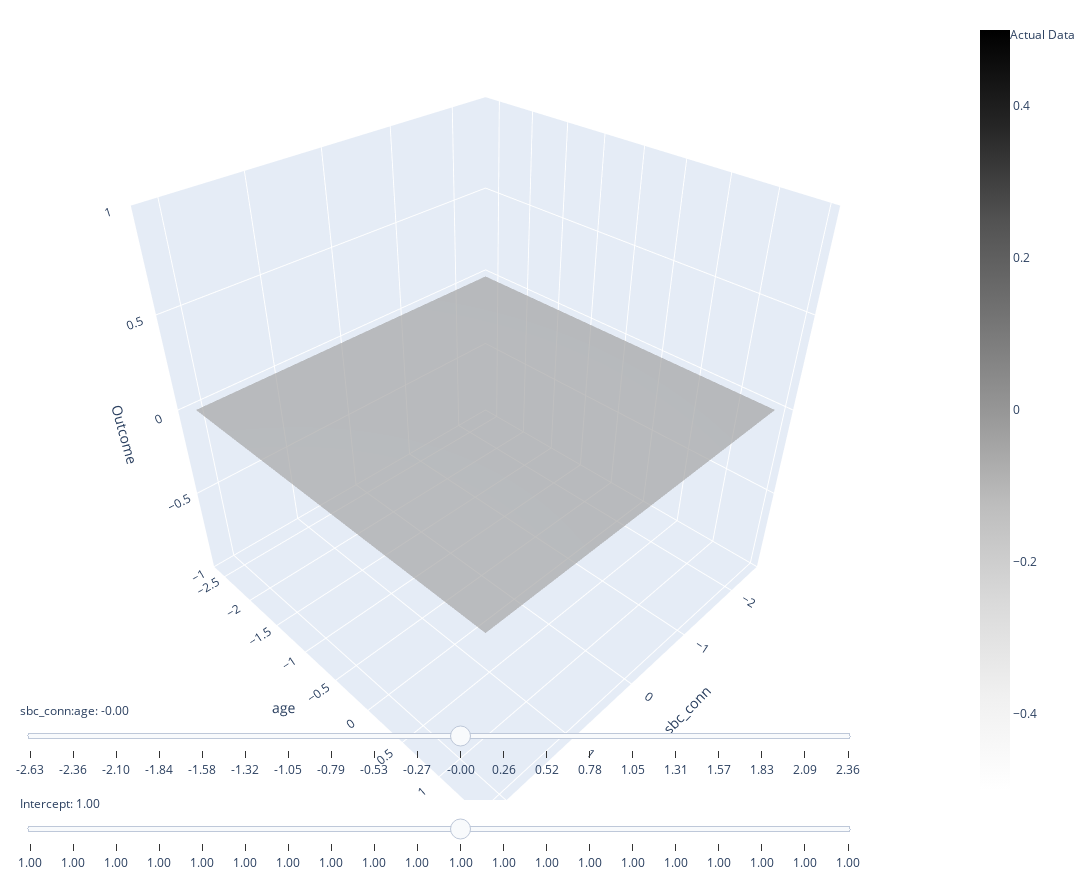

Notebook code cell kept with this figure:
### Code cell
# Prepare X and y for the regressor
from calvin_utils.statistical_utils.response_surface_utils.general_response_surface import GeneralModelPlot
gmp = GeneralModelPlot(model_predict=sr.predict_chosen, X_data=X, Y_data=y, feature_names=list(design_matrix.columns))
gmp.plot_with_sliders(num_slices=50, var_idx1=1, var_idx2=2, limit_z=False)

### Figure 1 — Plotly figure (JSON) as saved in the notebook; plotly's stock layout.template omitted (floating-point values rounded to 4 significant figures; data arrays with more than 128 entries replaced by an {"elided": "..."} marker saying what was removed)
{"data": [{"colorscale": [[0, "rgb(255,255,255)"], [0.125, "rgb(240,240,240)"], [0.25, "rgb(217,217,217)"], [0.375, "rgb(189,189,189)"], [0.5, "rgb(150,150,150)"], [0.625, "rgb(115,115,115)"], [0.75, "rgb(82,82,82)"], [0.875, "rgb(37,37,37)"], [1, "rgb(0,0,0)"]], "opacity": 0.7, "type": "surface", "x": {"elided": "50x50 float values"}, "y": {"elided": "50x50 float values"}, "z": {"elided": "50x50 float values"}}, {"marker": {"color": "red", "size": 5}, "mode": "markers", "name": "Actual Data", "type": "scatter3d", "x": [0.3769, -1.873, -1.738, 0.7748, -0.5832, 1.041, 0.2968, -2.437, 2.146, -0.9508, -0.07075, 0.3597, 1.17, 0.68, -0.6964, 1.617, -0.1587, -0.4231, 0.6302, 0.9475, 0.5985, -0.1117, 1.268, 1.016, 0.0532, 1.085, 0.5604, -0.7887, -0.2854, 0.2269, 0.5069, -0.7094, -0.5701, 0.6635, -0.5897, 0.4989, 0.05844, 0.3336, 1.23, 1.973, 0.2755, 0.001499, -1.06, -1.611, -0.4275, -1.066, -0.8666, -0.5297, -1.652, -1.192], "y": [1.078, 0.8248, 1.331, 0.4453, 1.204, -2.085, -1.073, 1.078, 0.8248, 1.457, 0.4453, 1.204, 0.5718, 0.6983, -1.199, 0.5718, -1.326, -1.326, -0.1872, 0.8248, 0.06578, -0.1872, 0.1923, 0.5718, 0.8248, 0.1923, 0.6983, -0.8197, -2.591, -1.199, 0.5718, 0.06578, 0.9513, -1.958, -0.06072, -0.9462, -0.06072, 0.1923, 0.1923, -0.6932, 0.5718, 0.5718, -0.9462, -0.4402, -0.1872, -2.211, -0.3137, 1.078, 1.204, -0.6932], "z": [[-0.781], [0.6887], [0.5877], [1.017], [-1.126], [-3.559], [0.6369], [-0.3925], [0.8502], [-0.5371], [0.8646], [0.8502], [0.7354], [1.111], [-1.454], [0.5384], [-0.8625], [-0.2099], [1.344], [0.8646], [-0.09174], [0.5877], [-0.003118], [0.3046], [-0.8459], [-1.332], [-0.04004], [0.3477], [1.863], [-2.16], [0.6455], [0.161], [-0.9447], [0.6708], [-0.02644], [-0.2629], [0.4019], [-0.5053], [0.9284], [1.597], [-1.014], [0.1061], [0.1323], [0.4173], [-0.05992], [0.5177], [-1.941], [-0.8971], [-0.01654], [0.2923]]}, {"line": {"color": "blue", "dash": "dash"}, "mode": "lines", "showlegend": false, "type": "scatter3d", "x": [0.3769, 0.3769], "y": [1.078, 1.078], "z": [[-0.781], 9.631e-06]}, {"line": {"color": "blue", "dash": "dash"}, "mode": "lines", "showlegend": false, "type": "scatter3d", "x": [-1.873, -1.873], "y": [0.8248, 0.8248], "z": [[0.6887], 9.631e-06]}, {"line": {"color": "blue", "dash": "dash"}, "mode": "lines", "showlegend": false, "type": "scatter3d", "x": [-1.738, -1.738], "y": [1.331, 1.331], "z": [[0.5877], 9.631e-06]}, {"line": {"color": "blue", "dash": "dash"}, "mode": "lines", "showlegend": false, "type": "scatter3d", "x": [0.7748, 0.7748], "y": [0.4453, 0.4453], "z": [[1.017], 9.631e-06]}, {"line": {"color": "blue", "dash": "dash"}, "mode": "lines", "showlegend": false, "type": "scatter3d", "x": [-0.5832, -0.5832], "y": [1.204, 1.204], "z": [[-1.126], 9.631e-06]}, {"line": {"color": "blue", "dash": "dash"}, "mode": "lines", "showlegend": false, "type": "scatter3d", "x": [1.041, 1.041], "y": [-2.085, -2.085], "z": [[-3.559], 9.631e-06]}, {"line": {"color": "blue", "dash": "dash"}, "mode": "lines", "showlegend": false, "type": "scatter3d", "x": [0.2968, 0.2968], "y": [-1.073, -1.073], "z": [[0.6369], 9.631e-06]}, {"line": {"color": "blue", "dash": "dash"}, "mode": "lines", "showlegend": false, "type": "scatter3d", "x": [-2.437, -2.437], "y": [1.078, 1.078], "z": [[-0.3925], 9.631e-06]}, {"line": {"color": "blue", "dash": "dash"}, "mode": "lines", "showlegend": false, "type": "scatter3d", "x": [2.146, 2.146], "y": [0.8248, 0.8248], "z": [[0.8502], 9.631e-06]}, {"line": {"color": "blue", "dash": "dash"}, "mode": "lines", "showlegend": false, "type": "scatter3d", "x": [-0.9508, -0.9508], "y": [1.457, 1.457], "z": [[-0.5371], 9.631e-06]}, {"line": {"color": "blue", "dash": "dash"}, "mode": "lines", "showlegend": false, "type": "scatter3d", "x": [-0.07075, -0.07075], "y": [0.4453, 0.4453], "z": [[0.8646], 9.631e-06]}, {"line": {"color": "blue", "dash": "dash"}, "mode": "lines", "showlegend": false, "type": "scatter3d", "x": [0.3597, 0.3597], "y": [1.204, 1.204], "z": [[0.8502], 9.631e-06]}, {"line": {"color": "blue", "dash": "dash"}, "mode": "lines", "showlegend": false, "type": "scatter3d", "x": [1.17, 1.17], "y": [0.5718, 0.5718], "z": [[0.7354], 9.631e-06]}, {"line": {"color": "blue", "dash": "dash"}, "mode": "lines", "showlegend": false, "type": "scatter3d", "x": [0.68, 0.68], "y": [0.6983, 0.6983], "z": [[1.111], 9.631e-06]}, {"line": {"color": "blue", "dash": "dash"}, "mode": "lines", "showlegend": false, "type": "scatter3d", "x": [-0.6964, -0.6964], "y": [-1.199, -1.199], "z": [[-1.454], 9.631e-06]}, {"line": {"color": "blue", "dash": "dash"}, "mode": "lines", "showlegend": false, "type": "scatter3d", "x": [1.617, 1.617], "y": [0.5718, 0.5718], "z": [[0.5384], 9.631e-06]}, {"line": {"color": "blue", "dash": "dash"}, "mode": "lines", "showlegend": false, "type": "scatter3d", "x": [-0.1587, -0.1587], "y": [-1.326, -1.326], "z": [[-0.8625], 9.631e-06]}, {"line": {"color": "blue", "dash": "dash"}, "mode": "lines", "showlegend": false, "type": "scatter3d", "x": [-0.4231, -0.4231], "y": [-1.326, -1.326], "z": [[-0.2099], 9.631e-06]}, {"line": {"color": "blue", "dash": "dash"}, "mode": "lines", "showlegend": false, "type": "scatter3d", "x": [0.6302, 0.6302], "y": [-0.1872, -0.1872], "z": [[1.344], 9.631e-06]}, {"line": {"color": "blue", "dash": "dash"}, "mode": "lines", "showlegend": false, "type": "scatter3d", "x": [0.9475, 0.9475], "y": [0.8248, 0.8248], "z": [[0.8646], 9.631e-06]}, {"line": {"color": "blue", "dash": "dash"}, "mode": "lines", "showlegend": false, "type": "scatter3d", "x": [0.5985, 0.5985], "y": [0.06578, 0.06578], "z": [[-0.09174], 9.631e-06]}, {"line": {"color": "blue", "dash": "dash"}, "mode": "lines", "showlegend": false, "type": "scatter3d", "x": [-0.1117, -0.1117], "y": [-0.1872, -0.1872], "z": [[0.5877], 9.631e-06]}, {"line": {"color": "blue", "dash": "dash"}, "mode": "lines", "showlegend": false, "type": "scatter3d", "x": [1.268, 1.268], "y": [0.1923, 0.1923], "z": [[-0.003118], 9.631e-06]}, {"line": {"color": "blue", "dash": "dash"}, "mode": "lines", "showlegend": false, "type": "scatter3d", "x": [1.016, 1.016], "y": [0.5718, 0.5718], "z": [[0.3046], 9.631e-06]}, {"line": {"color": "blue", "dash": "dash"}, "mode": "lines", "showlegend": false, "type": "scatter3d", "x": [0.0532, 0.0532], "y": [0.8248, 0.8248], "z": [[-0.8459], 9.631e-06]}, {"line": {"color": "blue", "dash": "dash"}, "mode": "lines", "showlegend": false, "type": "scatter3d", "x": [1.085, 1.085], "y": [0.1923, 0.1923], "z": [[-1.332], 9.631e-06]}, {"line": {"color": "blue", "dash": "dash"}, "mode": "lines", "showlegend": false, "type": "scatter3d", "x": [0.5604, 0.5604], "y": [0.6983, 0.6983], "z": [[-0.04004], 9.631e-06]}, {"line": {"color": "blue", "dash": "dash"}, "mode": "lines", "showlegend": false, "type": "scatter3d", "x": [-0.7887, -0.7887], "y": [-0.8197, -0.8197], "z": [[0.3477], 9.631e-06]}, {"line": {"color": "blue", "dash": "dash"}, "mode": "lines", "showlegend": false, "type": "scatter3d", "x": [-0.2854, -0.2854], "y": [-2.591, -2.591], "z": [[1.863], 9.631e-06]}, {"line": {"color": "blue", "dash": "dash"}, "mode": "lines", "showlegend": false, "type": "scatter3d", "x": [0.2269, 0.2269], "y": [-1.199, -1.199], "z": [[-2.16], 9.631e-06]}, {"line": {"color": "blue", "dash": "dash"}, "mode": "lines", "showlegend": false, "type": "scatter3d", "x": [0.5069, 0.5069], "y": [0.5718, 0.5718], "z": [[0.6455], 9.631e-06]}, {"line": {"color": "blue", "dash": "dash"}, "mode": "lines", "showlegend": false, "type": "scatter3d", "x": [-0.7094, -0.7094], "y": [0.06578, 0.06578], "z": [[0.161], 9.631e-06]}, {"line": {"color": "blue", "dash": "dash"}, "mode": "lines", "showlegend": false, "type": "scatter3d", "x": [-0.5701, -0.5701], "y": [0.9513, 0.9513], "z": [[-0.9447], 9.631e-06]}, {"line": {"color": "blue", "dash": "dash"}, "mode": "lines", "showlegend": false, "type": "scatter3d", "x": [0.6635, 0.6635], "y": [-1.958, -1.958], "z": [[0.6708], 9.631e-06]}, {"line": {"color": "blue", "dash": "dash"}, "mode": "lines", "showlegend": false, "type": "scatter3d", "x": [-0.5897, -0.5897], "y": [-0.06072, -0.06072], "z": [[-0.02644], 9.631e-06]}, {"line": {"color": "blue", "dash": "dash"}, "mode": "lines", "showlegend": false, "type": "scatter3d", "x": [0.4989, 0.4989], "y": [-0.9462, -0.9462], "z": [[-0.2629], 9.631e-06]}, {"line": {"color": "blue", "dash": "dash"}, "mode": "lines", "showlegend": false, "type": "scatter3d", "x": [0.05844, 0.05844], "y": [-0.06072, -0.06072], "z": [[0.4019], 9.631e-06]}, {"line": {"color": "blue", "dash": "dash"}, "mode": "lines", "showlegend": false, "type": "scatter3d", "x": [0.3336, 0.3336], "y": [0.1923, 0.1923], "z": [[-0.5053], 9.631e-06]}, {"line": {"color": "blue", "dash": "dash"}, "mode": "lines", "showlegend": false, "type": "scatter3d", "x": [1.23, 1.23], "y": [0.1923, 0.1923], "z": [[0.9284], 9.631e-06]}, {"line": {"color": "blue", "dash": "dash"}, "mode": "lines", "showlegend": false, "type": "scatter3d", "x": [1.973, 1.973], "y": [-0.6932, -0.6932], "z": [[1.597], 9.631e-06]}, {"line": {"color": "blue", "dash": "dash"}, "mode": "lines", "showlegend": false, "type": "scatter3d", "x": [0.2755, 0.2755], "y": [0.5718, 0.5718], "z": [[-1.014], 9.631e-06]}, {"line": {"color": "blue", "dash": "dash"}, "mode": "lines", "showlegend": false, "type": "scatter3d", "x": [0.001499, 0.001499], "y": [0.5718, 0.5718], "z": [[0.1061], 9.631e-06]}, {"line": {"color": "blue", "dash": "dash"}, "mode": "lines", "showlegend": false, "type": "scatter3d", "x": [-1.06, -1.06], "y": [-0.9462, -0.9462], "z": [[0.1323], 9.631e-06]}, {"line": {"color": "blue", "dash": "dash"}, "mode": "lines", "showlegend": false, "type": "scatter3d", "x": [-1.611, -1.611], "y": [-0.4402, -0.4402], "z": [[0.4173], 9.631e-06]}, {"line": {"color": "blue", "dash": "dash"}, "mode": "lines", "showlegend": false, "type": "scatter3d", "x": [-0.4275, -0.4275], "y": [-0.1872, -0.1872], "z": [[-0.05992], 9.631e-06]}, {"line": {"color": "blue", "dash": "dash"}, "mode": "lines", "showlegend": false, "type": "scatter3d", "x": [-1.066, -1.066], "y": [-2.211, -2.211], "z": [[0.5177], 9.631e-06]}, {"line": {"color": "blue", "dash": "dash"}, "mode": "lines", "showlegend": false, "type": "scatter3d", "x": [-0.8666, -0.8666], "y": [-0.3137, -0.3137], "z": [[-1.941], 9.631e-06]}, {"line": {"color": "blue", "dash": "dash"}, "mode": "lines", "showlegend": false, "type": "scatter3d", "x": [-0.5297, -0.5297], "y": [1.078, 1.078], "z": [[-0.8971], 9.631e-06]}, {"line": {"color": "blue", "dash": "dash"}, "mode": "lines", "showlegend": false, "type": "scatter3d", "x": [-1.652, -1.652], "y": [1.204, 1.204], "z": [[-0.01654], 9.631e-06]}, {"line": {"color": "blue", "dash": "dash"}, "mode": "lines", "showlegend": false, "type": "scatter3d", "x": [-1.192, -1.192], "y": [-0.6932, -0.6932], "z": [[0.2923], 9.631e-06]}], "layout": {"height": 880, "margin": {"b": 40, "l": 20, "r": 20, "t": 20}, "scene": {"aspectmode": "cube", "xaxis": {"title": {"text": "sbc_conn"}}, "yaxis": {"title": {"text": "age"}}, "zaxis": {"range": [[0.2923], 9.631e-06], "title": {"text": "Outcome"}}}, "sliders": [{"active": 10, "currentvalue": {"prefix": "Intercept: "}, "len": 0.9, "pad": {"t": 0}, "steps": [{"args": [{"z": {"elided": "1x50x50 float values"}}], "label": "1.00", "method": "restyle"}, {"args": [{"z": {"elided": "1x50x50 float values"}}], "label": "1.00", "method": "restyle"}, {"args": [{"z": {"elided": "1x50x50 float values"}}], "label": "1.00", "method": "restyle"}, {"args": [{"z": {"elided": "1x50x50 float values"}}], "label": "1.00", "method": "restyle"}, {"args": [{"z": {"elided": "1x50x50 float values"}}], "label": "1.00", "method": "restyle"}, {"args": [{"z": {"elided": "1x50x50 float values"}}], "label": "1.00", "method": "restyle"}, {"args": [{"z": {"elided": "1x50x50 float values"}}], "label": "1.00", "method": "restyle"}, {"args": [{"z": {"elided": "1x50x50 float values"}}], "label": "1.00", "method": "restyle"}, {"args": [{"z": {"elided": "1x50x50 float values"}}], "label": "1.00", "method": "restyle"}, {"args": [{"z": {"elided": "1x50x50 float values"}}], "label": "1.00", "method": "restyle"}, {"args": [{"z": {"elided": "1x50x50 float values"}}], "label": "1.00", "method": "restyle"}, {"args": [{"z": {"elided": "1x50x50 float values"}}], "label": "1.00", "method": "restyle"}, {"args": [{"z": {"elided": "1x50x50 float values"}}], "label": "1.00", "method": "restyle"}, {"args": [{"z": {"elided": "1x50x50 float values"}}], "label": "1.00", "method": "restyle"}, {"args": [{"z": {"elided": "1x50x50 float values"}}], "label": "1.00", "method": "restyle"}, {"args": [{"z": {"elided": "1x50x50 float values"}}], "label": "1.00", "method": "restyle"}, {"args": [{"z": {"elided": "1x50x50 float values"}}], "label": "1.00", "method": "restyle"}, {"args": [{"z": {"elided": "1x50x50 float values"}}], "label": "1.00", "method": "restyle"}, {"args": [{"z": {"elided": "1x50x50 float values"}}], "label": "1.00", "method": "restyle"}, {"args": [{"z": {"elided": "1x50x50 float values"}}], "label": "1.00", "method": "restyle"}], "y": 0.01}, {"active": 10, "currentvalue": {"prefix": "sbc_conn:age: "}, "len": 0.9, "pad": {"t": 0}, "steps": [{"args": [{"z": {"elided": "1x50x50 float values"}}], "label": "-2.63", "method": "restyle"}, {"args": [{"z": {"elided": "1x50x50 float values"}}], "label": "-2.36", "method": "restyle"}, {"args": [{"z": {"elided": "1x50x50 float values"}}], "label": "-2.10", "method": "restyle"}, {"args": [{"z": {"elided": "1x50x50 float values"}}], "label": "-1.84", "method": "restyle"}, {"args": [{"z": {"elided": "1x50x50 float values"}}], "label": "-1.58", "method": "restyle"}, {"args": [{"z": {"elided": "1x50x50 float values"}}], "label": "-1.32", "method": "restyle"}, {"args": [{"z": {"elided": "1x50x50 float values"}}], "label": "-1.05", "method": "restyle"}, {"args": [{"z": {"elided": "1x50x50 float values"}}], "label": "-0.79", "method": "restyle"}, {"args": [{"z": {"elided": "1x50x50 float values"}}], "label": "-0.53", "method": "restyle"}, {"args": [{"z": {"elided": "1x50x50 float values"}}], "label": "-0.27", "method": "restyle"}, {"args": [{"z": {"elided": "1x50x50 float values"}}], "label": "-0.00", "method": "restyle"}, {"args": [{"z": {"elided": "1x50x50 float values"}}], "label": "0.26", "method": "restyle"}, {"args": [{"z": {"elided": "1x50x50 float values"}}], "label": "0.52", "method": "restyle"}, {"args": [{"z": {"elided": "1x50x50 float values"}}], "label": "0.78", "method": "restyle"}, {"args": [{"z": {"elided": "1x50x50 float values"}}], "label": "1.05", "method": "restyle"}, {"args": [{"z": {"elided": "1x50x50 float values"}}], "label": "1.31", "method": "restyle"}, {"args": [{"z": {"elided": "1x50x50 float values"}}], "label": "1.57", "method": "restyle"}, {"args": [{"z": {"elided": "1x50x50 float values"}}], "label": "1.83", "method": "restyle"}, {"args": [{"z": {"elided": "1x50x50 float values"}}], "label": "2.09", "method": "restyle"}, {"args": [{"z": {"elided": "1x50x50 float values"}}], "label": "2.36", "method": "restyle"}], "y": 0.13}], "width": 1200}}
